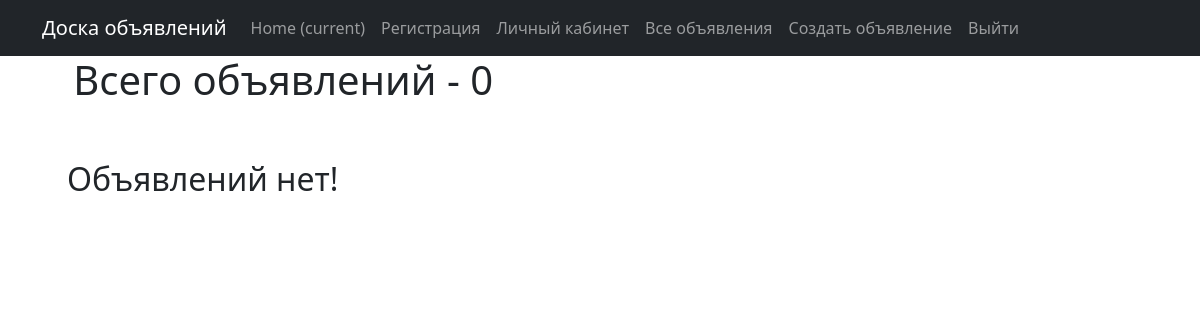
Before: / with the older database file.
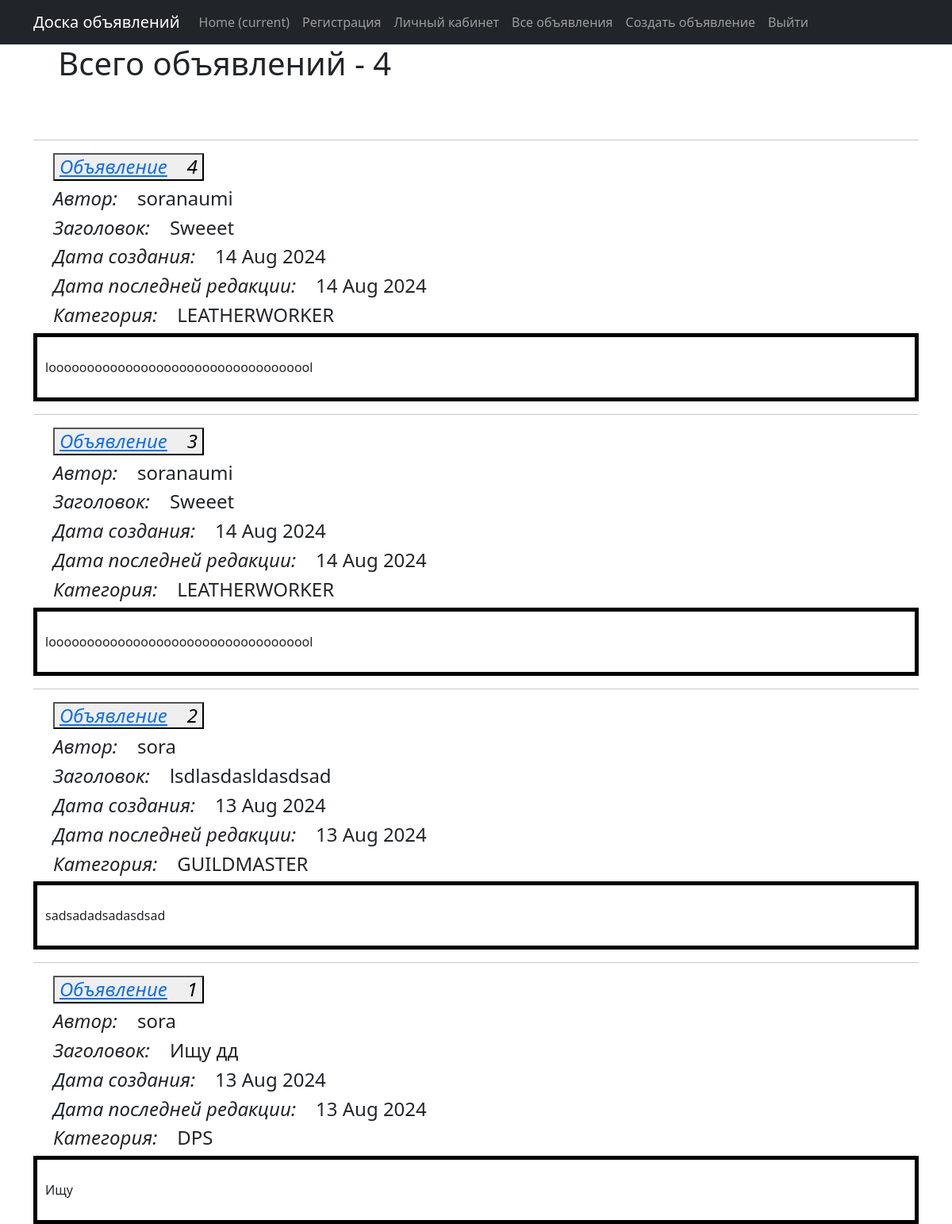
After: the same page with the newer database file.
### board/models.py (models this page shows, shortened)
class Ad(models.Model):
    CATEGORY_CHOICES = [
        ('TANK', 'Танки'),
        ('HEALER', 'Хилы'),
        ('DPS', 'ДД'),
        ('MERCHANT', 'Торговцы'),
        ('GUILDMASTER', 'Гилдмастеры'),
        ('QUESTGIVER', 'Квестгиверы'),
        ('BLACKSMITH', 'Кузнецы'),
        ('LEATHERWORKER', 'Кожевники'),
        ('POTION_MASTER', 'Зельевары'),
        ('SPELLMASTER', 'Мастера заклинаний'),
    ]
    title = models.CharField(max_length=255, verbose_name="Заголовок")
    text = RichTextUploadingField(verbose_name="Содержание")
    created_at = models.DateTimeField(auto_now_add=True)
    update_at = models.DateTimeField(auto_now=True)
    user = models.ForeignKey(User, on_delete=models.CASCADE)
    category = models.CharField(max_length=20, choices=CATEGORY_CHOICES)

class User(AbstractUser):
    code = models.CharField(max_length=15, blank=True, null=True)
    def __str__(self):
        return self.username

### board/views.py (the view)
# urls.py: path('', AdList.as_view(), name='ad_list'),
class AdList(ListView):
    model = Ad
    ordering = '-created_at'
    template_name = 'ads.html'
    context_object_name = 'ads'

### templates/ads.html (shortened to what this page needs)
{% extends 'flatpages/default.html' %}
{% block content %}
<h1>&nbsp;&nbsp;&nbsp;Всего объявлений - {{ads|length}}</h1>
<br>
<br>
   {% if ads %}
           {% for ad in ads %}
                 <hr>
                 <h4>&nbsp;&nbsp;&nbsp;&nbsp;<button><em><a href="/ad/{{ ad.id }}">Объявление</a>&nbsp;&nbsp;&nbsp;&nbsp;{{ ad.id }}</em></button></h4>
                 <h4>&nbsp;&nbsp;&nbsp;&nbsp;<em>Автор:</em>&nbsp;&nbsp;&nbsp;&nbsp;{{ ad.user }}</h4>
                 <h4>&nbsp;&nbsp;&nbsp;&nbsp;<em>Заголовок:</em>&nbsp;&nbsp;&nbsp;&nbsp;{{ ad.title}}</h4>
                 <h4>&nbsp;&nbsp;&nbsp;&nbsp;<em>Дата создания:</em>&nbsp;&nbsp;&nbsp;&nbsp;{{ ad.created_at|date:'d M Y' }} </h4>
                 <h4>&nbsp;&nbsp;&nbsp;&nbsp;<em>Дата последней редакции:</em>&nbsp;&nbsp;&nbsp;&nbsp;{{ ad.update_at|date:'d M Y' }} </h4>
                 <h4>&nbsp;&nbsp;&nbsp;&nbsp;<em>Категория:</em>&nbsp;&nbsp;&nbsp;&nbsp;{{ ad.category }}</h4>
                 <div class="outline">
                     <p>{{ ad.text|safe }}</p>
                 </div>
           {% endfor %}
   {% else %}
       <h2>&nbsp;&nbsp;&nbsp;Объявлений нет!</h2>
   {% endif %}
{% endblock content %}

### templates/flatpages/default.html (shortened to what this page needs)
<!DOCTYPE html>
<html lang="en">
    <head>
        {% load static %}
        <link href="{% static 'css/styles.css' %}" rel="stylesheet" />
    </head>
    <body>
        <nav class="navbar navbar-expand-lg navbar-dark bg-dark static-top">
           <div class="container">
               <a class="navbar-brand" href="#">Доска объявлений</a>
               <div class="collapse navbar-collapse" id="navbarResponsive">
                   <ul class="navbar-nav ml-auto">
                       <li class="nav-item active">
                           <a class="nav-link" href="#">Home
                               <span class="sr-only">(current)</span>
                           </a>
                       </li>
                       <li class="nav-item">
                           <a class="nav-link" href="/accounts/signup/">Регистрация</a>
                       </li>
                       <li class="nav-item">
                           <a class="nav-link" href="/profile/">Личный кабинет</a>
                       </li>
                       <li class="nav-item">
                           <a class="nav-link" href="/">Все объявления</a>
                       </li>
                       <li class="nav-item">
                           <a class="nav-link" href="/ad/create/">Создать объявление</a>
                       </li>
                       <li class="nav-item">
                           <a class="nav-link" href="/accounts/logout/">Выйти</a>
                       </li>
                   </ul>
               </div>
           </div>
        </nav>
        <div class="container">
            <div class="row">
                <div align="left">
                    {% block content %}
                    {% endblock content %}
                </div>
            </div>
        </div>
    </body>
</html>

### templates/ads.html (style rules this page uses)
.outline { border: 5px solid black; padding: 10px; }

Changed rows visible on the page:
added Ad: id "4", user "soranaumi", title "Sweeet", created_at "14 Aug 2024", update_at "14 Aug 2024", category "LEATHERWORKER", text "looooooooooooooooooooooooooooooooool"
added Ad: id "3", user "soranaumi", title "Sweeet", created_at "14 Aug 2024", update_at "14 Aug 2024", category "LEATHERWORKER", text "looooooooooooooooooooooooooooooooool"
added Ad: id "2", user "sora", title "lsdlasdasldasdsad", created_at "13 Aug 2024", update_at "13 Aug 2024", category "GUILDMASTER", text "sadsadadsadasdsad"
added Ad: id "1", user "sora", title "Ищу дд", created_at "13 Aug 2024", update_at "13 Aug 2024", category "DPS", text "Ищу"
Other visible differences:
{{ ads|length }}: "0" → "4"
text no longer shown: "Объявлений нет!"
